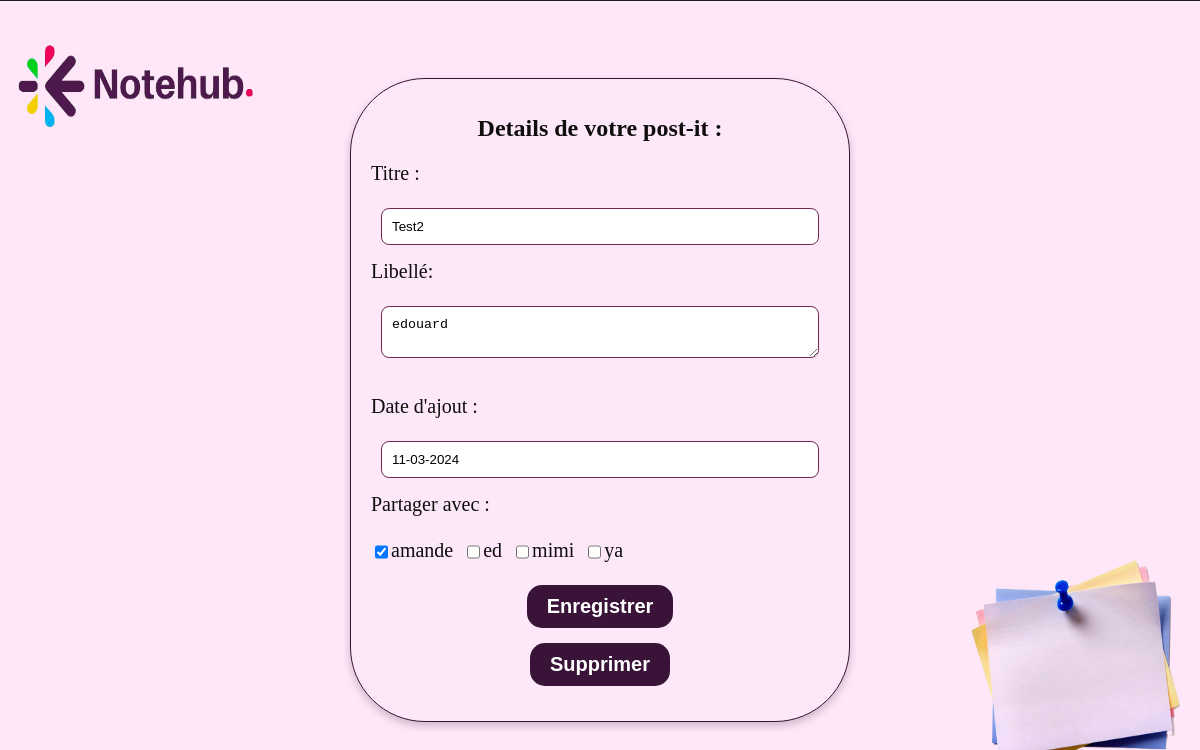
The page /controleur/PostitDetailController.php?id=2 on the database as committed earlier.
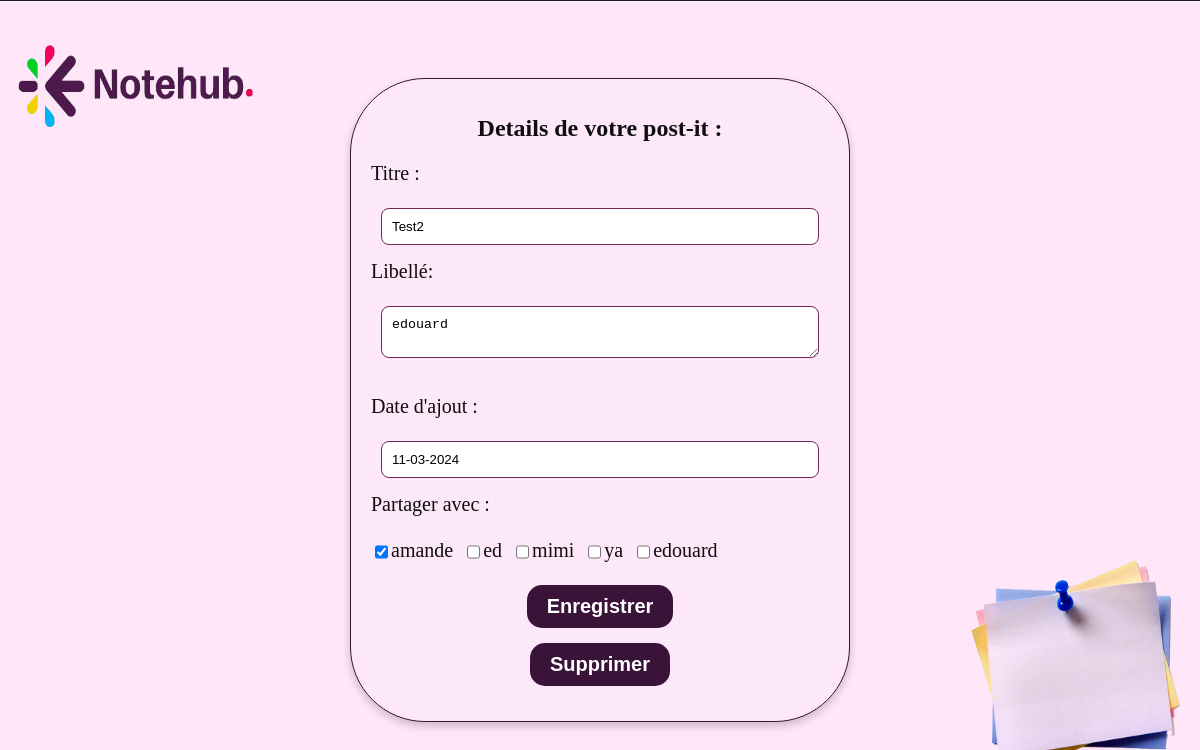
The same page on the database as committed later.
### tables this page shows
CREATE TABLE POSTIT (
    IDPOSTIT INTEGER PRIMARY KEY AUTOINCREMENT,
    DATEDECREATION TEXT NOT NULL,
    TITRE TEXT NOT NULL,
    LIBELLE TEXT NOT NULL,
    IDUSER INTEGER,
    FOREIGN KEY (IDUSER) REFERENCES USER(IDUSER)
);

CREATE TABLE USER (
    IDUSER INTEGER PRIMARY KEY AUTOINCREMENT,
    PSEUDO TEXT NOT NULL,
    NOM TEXT NOT NULL,
    PRENOM TEXT NOT NULL,
    DATEDENAISSANCE TEXT NOT NULL,
    MAIL TEXT NOT NULL,
    MDP TEXT NOT NULL,
QUESTIONSEC TEXT NOT NULL,
REPONSESEC TEXT NOT NULL
);

### modele/PostitModel.php (called while the page is built, shortened)
<?php
class PostitModel {
    private $db;
    public function __construct() {
        $this->db = new PDO('sqlite:' . DB_PATH);
    }
    public function getPostitsById($postitId) {
        $sql = "SELECT p.* , u.PSEUDO FROM POSTIT p
                INNER JOIN user u ON u.IDUSER = p.IDUSER
                WHERE p.IDPOSTIT = :postitId ";
        $stmt = $this->db->prepare($sql);
        $stmt->bindParam(':postitId', $postitId, PDO::PARAM_INT);
        $stmt->execute();
        return $stmt->fetch(PDO::FETCH_ASSOC);
    }
    public function getSharedUserById($postitid) {
        $sql = "SELECT u.* FROM USER u
                INNER JOIN Partage pa ON u.IDUSER = pa.IDUSER
                WHERE pa.IDPOSTIT = :idPostit";
        $stmt = $this->db->prepare($sql);
        $stmt->bindParam(':idPostit', $postitid);
        $stmt->execute();
        return $stmt->fetchAll(PDO::FETCH_ASSOC);
    }
    public function getUserNotSharedUser($postitid) {
        $sql = "SELECT * FROM USER u
                WHERE u.IDUSER not in(select pa.IDUSER from partage pa where pa.IDPOSTIT = :idPostit )";
        $stmt = $this->db->prepare($sql);
        $stmt->bindParam(':idPostit', $postitid);
        $stmt->execute();
        return $stmt->fetchAll(PDO::FETCH_ASSOC);
    }
}
?>

### vue/PostitDetailVue.php (the view, shortened to what this page needs)
<!DOCTYPE html>
<html lang="en">
<head>
    <link rel="stylesheet" href="vue/styles/style2.css">
</head>
<body>
    <div class="d1">
        <h1> Details de votre post-it :</h1>
        <div>
            <form action="index.php?page=PostitDetail" method="post" class="formulaire">
                <label for="titre">Titre :</label><br>
                <input value="<?php echo $postitDetails["TITRE"] ?>" type="text" id="titre" name="titre" maxlength="150"
                    required>
                <br>
                <label for="libelle">Libellé:</label><br>
                <textarea id="libelle" name="libelle"><?php echo $postitDetails["LIBELLE"]; ?></textarea>
                <br><br>
                <label for="datedecreation">Date d'ajout :</label><br>
                <input type="text" id="datedecreation" name="datedecreation" value="<?php echo date('d-m-Y'); ?>"
                    readonly>
                <br>
                <label for="users">Partager avec :</label><br>
                <div class="checkbox-container">
                    <?php foreach ($sharedUsers as $user): ?>
                        <input type="checkbox" checked id="user_<?php echo $user['IDUSER']; ?>" name="users[]"
                            value="<?php echo $user['IDUSER']; ?>">
                        <label for="user_<?php echo $user['IDUSER']; ?>">
                            <?php echo $user['PSEUDO']; ?>
                        </label><br>
                    <?php endforeach; ?>
                    <?php foreach ($notSharedUser as $user): ?>
                        <?php if ($user['IDUSER'] != $_SESSION['userId']) { ?>
                            <input type="checkbox" id="user_<?php echo $user['IDUSER']; ?>" name="users[]"
                                value="<?php echo $user['IDUSER']; ?>">
                            <label for="user_<?php echo $user['IDUSER']; ?>">
                                <?php echo $user['PSEUDO']; ?>
                            </label><br>
                        <?php } ?>
                    <?php endforeach; ?>
                </div>
                <br><input type="submit" value="Enregistrer">
            </form>
            <form action="index.php?page=supprimerPostit" method="post" class="formulaire">
                <input type="submit" value="Supprimer">
            </form>
        </div>
    </div>
</body>
</html>

### controleur/PostitDetailController.php (shortened to what this page needs)
<?php
require_once __DIR__ . '/../modele/PostitModel.php';
$postitModel = new PostitModel();
$notSharedUser = $postitModel->getUserNotSharedUser($_GET['id']);
if (isset($_GET['id'])) {
    $postitId = $_GET['id'];
    $postitDetails = $postitModel->getPostitsById($postitId);
    $sharedUsers = $postitModel->getSharedUserById($postitId);
    require_once __DIR__ . '/../vue/PostitDetailVue.php';
} else {
    $errorMessage = "Aucun post-it spécifié.";
}
?>

### vue/styles/style2.css (style rules this page uses)
* { box-sizing: border-box; }
body { display: flex; justify-content: center; align-items: center; height: 100vh; margin: 0; background-size: 100% 100%; background-color: #FCE8F8; background-image: url(../images/fonds.jpg) ; background-repeat: no-repeat; background-position: center; }
.d1 { text-align: center; width: 500px; padding: 20px; border: 1px solid #3a1338; border-radius: 75px; box-shadow: 0 4px 8px rgba(0, 0, 0, 0.2); background-color: #FCE8F8; overflow: auto; }
.d1 h1 { color: #0f0d0d; font-size: 24px; margin-bottom: 20px; }
label { display: block; margin-bottom: 5px; text-align: left; color: #0f0d0d; font-size: 20px; font-family: 'Times New Roman', Times, serif; }
.formulaire { width: 100%; }
input[type="text"], input[type="submit"], textarea { width: calc(100% - 20px); padding: 10px; margin-bottom: 15px; border: 1px solid #722850; border-radius: 8px; }
input[type="submit"] { background-color: #3a1338; color: #fff; cursor: pointer; transition: background-color 0.3s; border: none; padding: 10px 20px; border-radius: 15px; font-weight: bold; font-size: 20px; width: auto; }
.checkbox-container { display: flex; flex-wrap: wrap; }
.checkbox-container input[type="checkbox"] + label { margin-right: 10px; }
.checkbox-container input[type="checkbox"] { margin-bottom: 5px; }

Rows that differ between the two databases and show on the page:
added user: PSEUDO "edouard"
